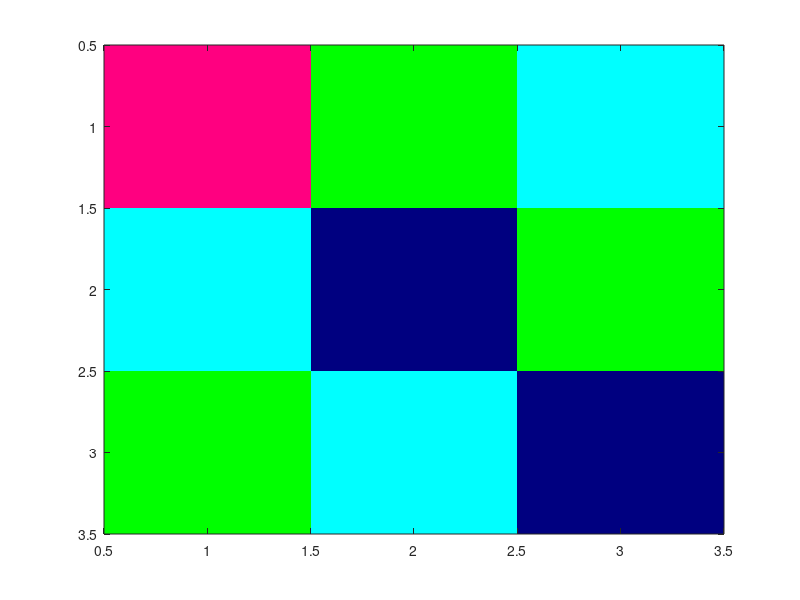

Write MATLAB code to recreate this figure.
%RGB Layer
a(:,:,1)=[1 0 0;0 0 0;0 0 0];
a(:,:,2)=[0 1 1;1 0 1;1 1 0];
a(:,:,3)=[0.5 0 1;1 0.5 0;0 1 0.5];
image(a);
